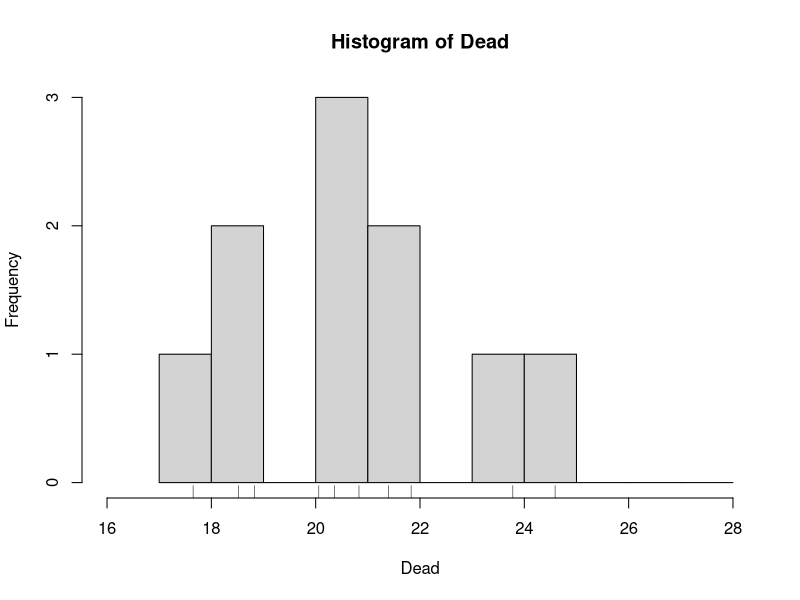
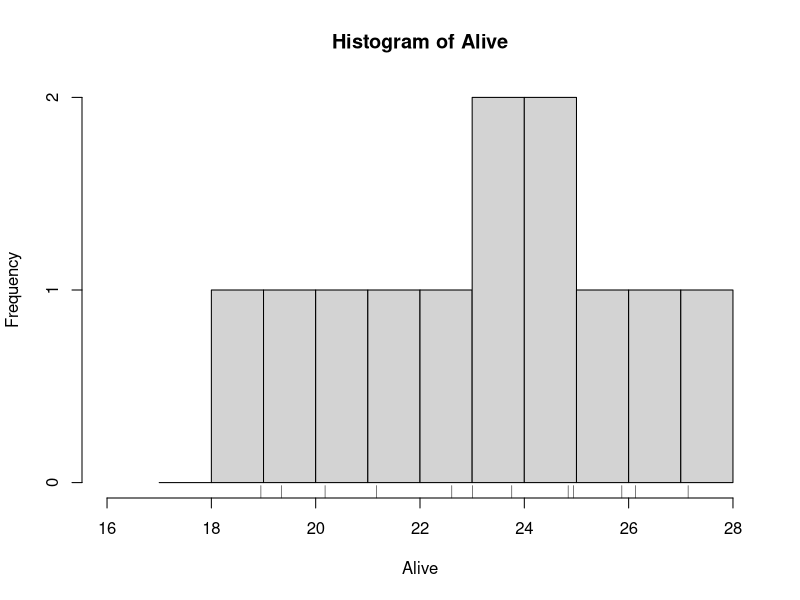
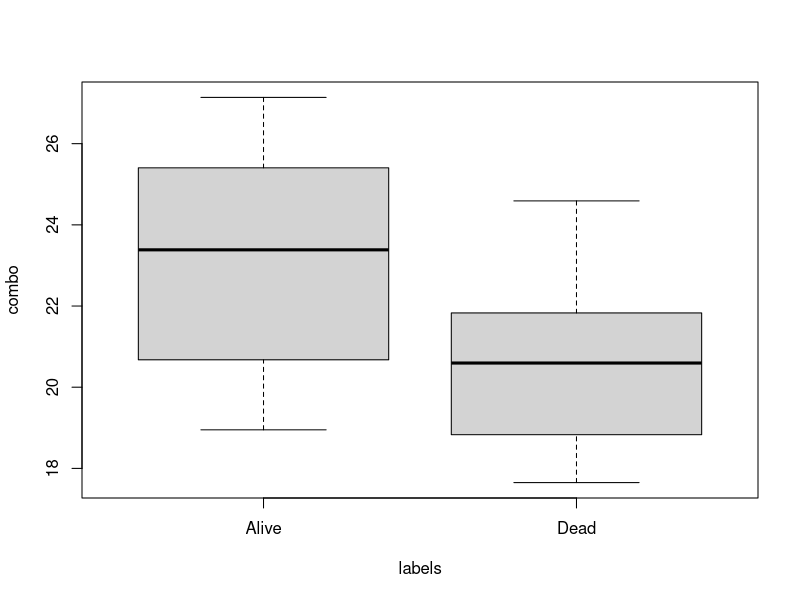
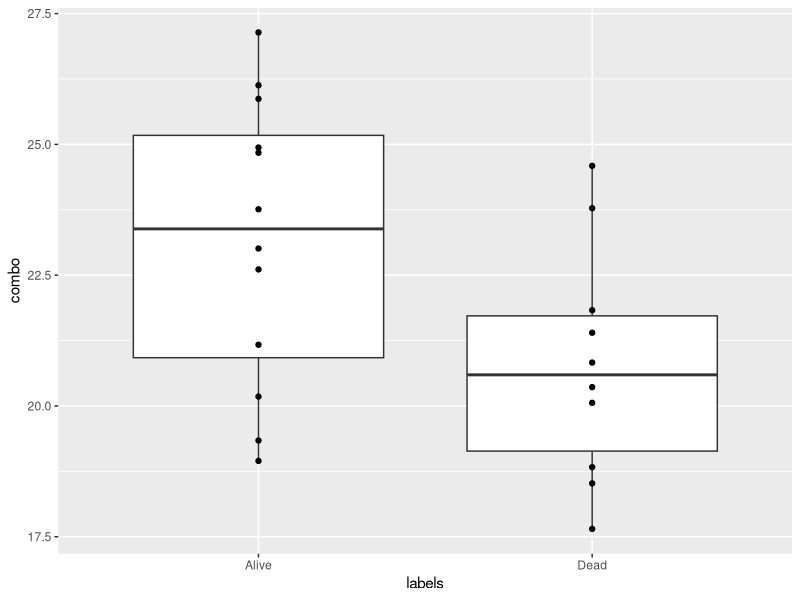
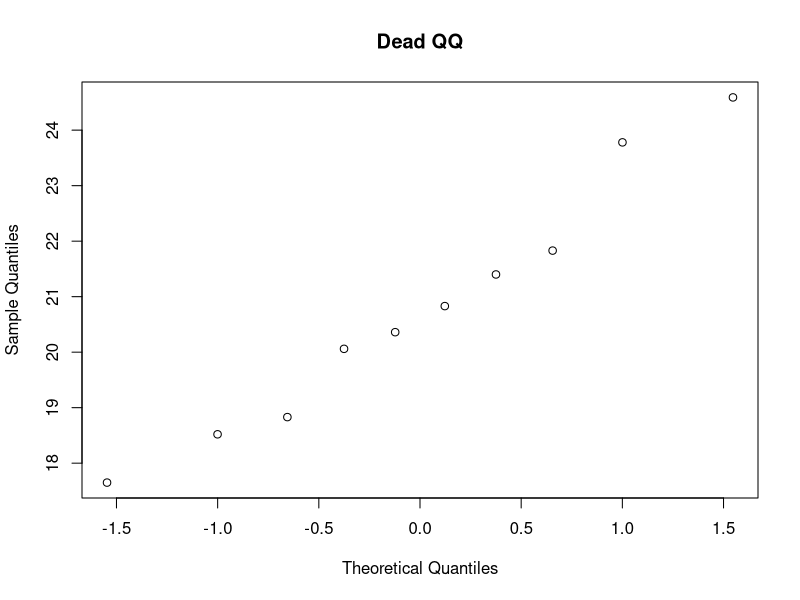
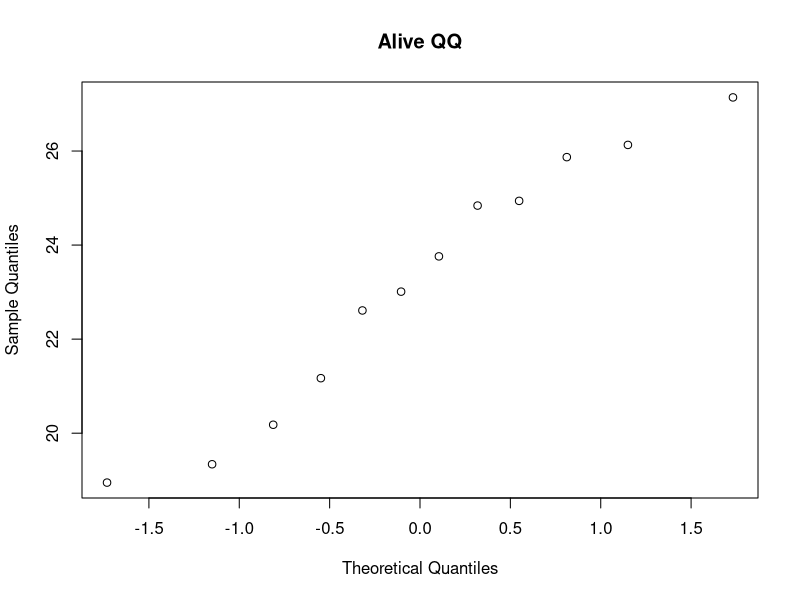
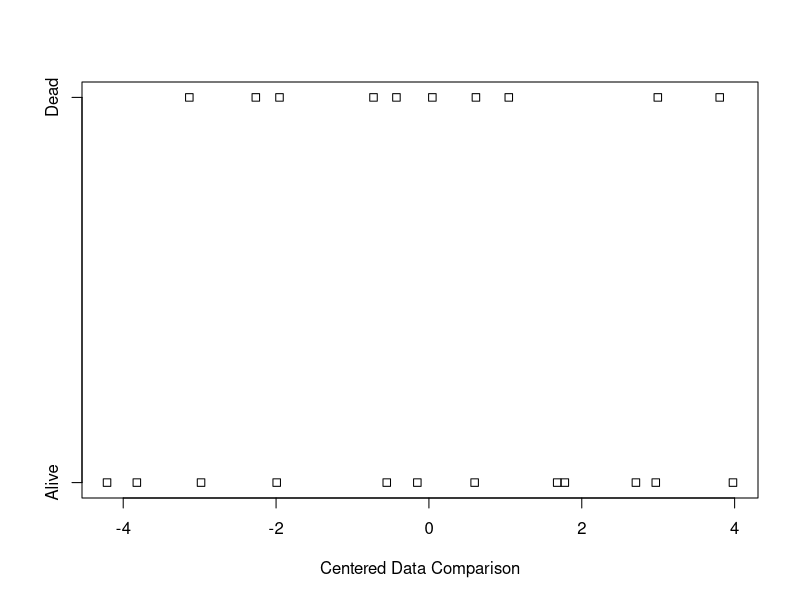
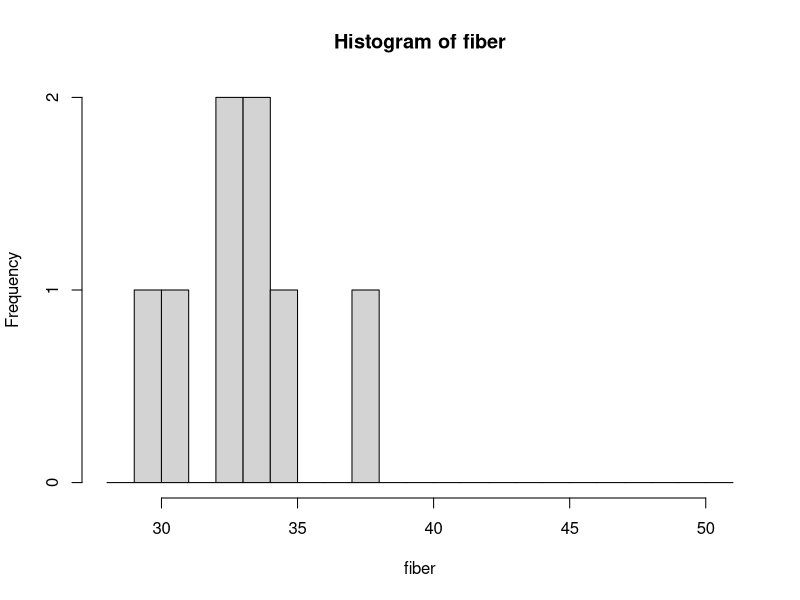

R code for these plots, in order: (Note: this script raises an error after producing the figures.)
## ---- chunk 1
knitr::opts_chunk$set(echo = TRUE)
## ---- chunk 2
Dead<-c(17.65, 20.83, 24.59, 18.52, 21.40, 23.78, 20.36, 18.83, 21.83, 20.06)
Alive<-c(23.76, 21.17, 26.13, 20.18, 23.01, 24.84, 19.34, 24.94, 27.14, 25.87, 18.95, 22.61)

combo<-c(Dead, Alive)
labels<-c(rep("Dead", times=10), rep("Alive", times=12))
lizards<-data.frame(combo, labels)

hist(Dead, breaks=seq(17, 28, by=1), xlim=c(16, 28)); rug(Dead)
hist(Alive, breaks=seq(17, 28, by=1), xlim=c(16, 28)); rug(Alive)

boxplot(combo~labels, lizards)
require(ggplot2)
ggplot(data=lizards, aes(x=labels, y=combo))+
  geom_boxplot(outlier.size = NULL)+
  geom_point()

length(Dead); summary(Dead); sd(Dead)
length(Alive); summary(Alive); sd(Alive)
## ---- chunk 3
qqnorm(Dead, main="Dead QQ")
qqnorm(Alive, main="Alive QQ")
## ---- chunk 4
lizards$centered=c(Dead-mean(Dead), Alive-mean(Alive))
stripchart(lizards$centered~labels, xlab="Centered Data Comparison")
## ---- chunk 5
s.pooled=sqrt(((length(Dead)-1)*(sd(Dead))^2+(length(Alive)-1)*(sd(Alive))^2)/(length(Dead)-1+length(Alive)-1))
se.diff<-sqrt(s.pooled^2/10+s.pooled^2/12)
t.obs<-((mean(Dead)-mean(Alive))-0)/se.diff

t.test(y=Dead, x=Alive, alternative="two.sided", var.equal=TRUE, conf.level=.95)

## ---- chunk 6
#Data
fiber<-c(37.3, 29.6, 33.4, 33.6, 30.7, 32.7, 34.6, 32.3)
carbon<-c(48.8, 38.0, 42.2, 45.1, 33.8, 47.2, 50.6, 44.0, 43.9, 40.4, 45.8)

hist(fiber, breaks=seq(28, 51, 1))
hist(carbon, breaks=seq(28, 51, 1))
nf=length(fiber)
nc=length(carbon)

con.combo<-c(fiber, carbon)
con.labels<-c(rep("fiber", times=nf), rep("carbon", times=nc))
concrete<-data.frame(con.combo, con.labels)

ggplot(data=concrete, aes(x=con.labels, y=con.combo))+
  geom_boxplot(outlier.size = NULL)+
  geom_point()

nf; summary(fiber); sd(fiber)
nc; summary(carbon); sd(carbon)

qqnorm(fiber, main="Fiber")
qqnorm(carbon, main="Carbon")

#Add centered data to make centered graph:
concrete$centered=c(fiber-mean(fiber), carbon-mean(carbon))
stripchart(data=concrete, centered~con.labels)

sqrt(2.36^2/8+4.86^2/11)
(33.03-43.62)/1.686249
2*pt(-6.28, df=15)

(33.03-43.62)

t.test(fiber, mu=30)
t.test(fiber, carbon, var.equal=TRUE, mu=-10, alternative = "less")
t.test(fiber, carbon, var.equl=FALSE, mu=-10, alternative = "less")
## ---- chunk 7
Starved<-c( 1.9, 2.1, 3.8, 9.0, 9.6, 13.0, 14.7, 17.9, 21.7, 29.0, 72.3)
Fed<-c(1.5, 1.7, 2.4, 3.6, 5.7, 22.6, 22.8, 39.0, 54.4, 72.1, 73.6, 79.5, 88.9)

cri.combo<-c(Starved, Fed)
st.n=length(Starved)
fed.n=length(Fed)
cri.labels<-c(rep("Starved", times=st.n), rep("Fed", times=fed.n))
crickets<-data.frame(cri.combo, cri.labels)

hist(Starved, breaks=seq(0, 90, by=5), xlim=c(0, 100)); rug(Starved)
hist(Fed, breaks=seq(0, 90, by=5), xlim=c(0, 100)); rug(Fed)

boxplot(cri.combo~cri.labels, crickets)
require(ggplot2)
ggplot(data=crickets, aes(x=cri.labels, y=cri.combo))+
  geom_boxplot(outlier.size = NULL)+
  geom_point()

length(Starved); summary(Starved); sd(Starved)
length(Fed); summary(Fed); sd(Fed)

qqnorm(Starved, main="Starved")
qqnorm(Fed, main="Fed")
## ---- chunk 8
# Here's one way to do the bootstrap for a difference of two means in R: 
# dat1 and dat2 are data from the two groups. nboot is the number of resamples.
#Notice obsdiff is computed as mean(dat1)-mean(dat2) - order matters!
boottwo = function(dat1, dat2, nboot) {
  bootstat = numeric(nboot)
  obsdiff = mean(dat1) - mean(dat2)
  n1 = length(dat1)
  n2 = length(dat2)
  for(i in 1:nboot) {
    samp1 = sample(dat1, size = n1, replace = T)
    samp2 = sample(dat2, size = n2, replace = T)
    bootmean1 = mean(samp1)
    bootmean2 = mean(samp2)
    bootvar1 = var(samp1)
    bootvar2 = var(samp2)
    bootstat[i] = ((bootmean1 - bootmean2) - obsdiff)/sqrt((bootvar1/n1) + (bootvar2/n2))
}
  return(bootstat)
}

B = 5000
set.seed(1)
cricketboot = boottwo(Starved, Fed, B)  #Notice Starved put in first
hist(cricketboot)

(t.obs = (mean(Starved) - mean(Fed)) /
         sqrt(var(Starved) / length(Starved)  + var(Fed) / length(Fed)))

(m.low  = sum(cricketboot < t.obs))
(m.high = sum(cricketboot > t.obs))
summary(cricketboot>t.obs)
(p.val = m.low/ B)

t.test(Starved, Fed, var.equal=FALSE, alternative="less")
## ---- chunk 9
wilcox.test(Starved, Fed, alternative="less")
fed.n=length(Fed)
starv.n=length(Starved)
sum(rank(crickets$cri.combo)[crickets$cri.labels=="Starved"])-(starv.n*(starv.n+1))/2

wilcox.test(c(4.8, 2.2), c(3.0, 1.5, 3.5))
